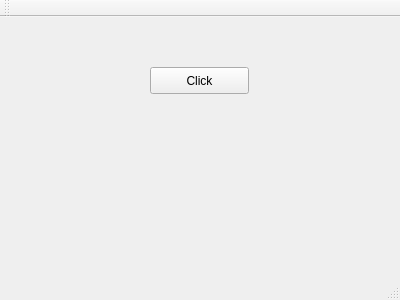
<?xml version="1.0" encoding="UTF-8"?>
<ui version="4.0">
 <class>MainWindow</class>
 <widget class="QMainWindow" name="MainWindow">
  <property name="geometry">
   <rect>
    <x>0</x>
    <y>0</y>
    <width>400</width>
    <height>300</height>
   </rect>
  </property>
  <property name="windowTitle">
   <string>MainWindow</string>
  </property>
  <widget class="QWidget" name="centralWidget">
   <widget class="QPushButton" name="clickButton">
    <property name="geometry">
     <rect>
      <x>150</x>
      <y>50</y>
      <width>99</width>
      <height>27</height>
     </rect>
    </property>
    <property name="text">
     <string>Click</string>
    </property>
   </widget>
  </widget>
  <widget class="QMenuBar" name="menuBar">
   <property name="geometry">
    <rect>
     <x>0</x>
     <y>0</y>
     <width>400</width>
     <height>25</height>
    </rect>
   </property>
  </widget>
  <widget class="QToolBar" name="mainToolBar">
   <attribute name="toolBarArea">
    <enum>TopToolBarArea</enum>
   </attribute>
   <attribute name="toolBarBreak">
    <bool>false</bool>
   </attribute>
  </widget>
  <widget class="QStatusBar" name="statusBar"/>
 </widget>
 <layoutdefault spacing="6" margin="11"/>
 <resources/>
 <connections/>
</ui>
